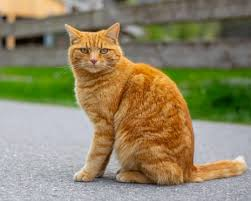
#> input picture labtask06/Images/download.jpeg, 251 x 201 px; the run also reads 4 pictures not shown here
$ jupyter execute Class.ipynb
#> lines starting #> are read from the running program, lines starting #| are printed output that depends on the picture; after the words box and inside, x2 and y2 are one past the last pixel; in counts of white or black regions, pixels touching at a corner belong together
## Intro to OpenCV

## Blur Image

2,3

[cell 1]
import cv2
from matplotlib import pyplot as plt
import numpy as np

[cell 2]
import cv2
import matplotlib.pyplot as plt
from pathlib import Path
image_path = Path('./Images/download.jpeg')
try:
    image = cv2.imread(str(image_path))
#> image is the input picture: shape (201, 251, 3); mean B, G, R 100.8, 132.8, 143.1
    if image is None:
        raise FileNotFoundError
except FileNotFoundError:
    raise FileNotFoundError(f"Image not found at: {image_path}")
dimensions = (1900, 800)
resized_image = cv2.resize(image, dimensions, interpolation=cv2.INTER_AREA)
b, g, r = cv2.split(resized_image)
resized_image_rgb = cv2.merge([r, g, b])
plt.figure(figsize=(10, 5))
plt.imshow(resized_image_rgb)
plt.title("Original Image")
plt.axis("off")
plt.show()

### After Blurring

[cell 3]
Gaussian = cv2.GaussianBlur(resized_image, (15, 15), 0)
Gaussian_rgb = cv2.cvtColor(Gaussian, cv2.COLOR_BGR2RGB)
plt.imshow(Gaussian_rgb)
plt.title('Gaussian Blurred Image')
plt.axis('off')
plt.show()

[cell 4]
import cv2
from pathlib import Path
img_path = Path('./Images/download.jpeg')
import numpy as np
with open(img_path, 'rb') as f:
    img_array = np.asarray(bytearray(f.read()), dtype=np.uint8)
image = cv2.imdecode(img_array, cv2.IMREAD_COLOR)
if image is None:
    raise FileNotFoundError(f"Could not load image at: {img_path}")
cv2.namedWindow('Original', cv2.WINDOW_AUTOSIZE)
cv2.imshow('Original', image)
cv2.waitKey(0)
b, g, r = cv2.split(image)
#> b: shape (201, 251)
#> g: shape (201, 251)
#> r: shape (201, 251)
gray_image = (0.114 * b + 0.587 * g + 0.299 * r).astype('uint8')
cv2.imshow('Grayscale', gray_image)
cv2.waitKey(0)
cv2.destroyAllWindows()

[cell 5]
import cv2
import matplotlib.pyplot as plt
from PIL import Image
import numpy as np
from pathlib import Path
img_path = Path('./Images/download.jpeg')
pil_img = Image.open(img_path)
image_rgb = np.array(pil_img)
scale_up = 3.0
scale_down = 1 / 3.0
height, width = image_rgb.shape[:2]
#> height = 201; width = 251
zoomed_image = np.array(
    pil_img.resize((int(width * scale_up), int(height * scale_up)), Image.BICUBIC)
)
scaled_image = np.array(
    pil_img.resize((int(width * scale_down), int(height * scale_down)), Image.Resampling.LANCZOS)
)
fig, axs = plt.subplots(1, 3, figsize=(10, 4))
axs[0].imshow(image_rgb)
axs[0].set_title(f'Original Image Shape: {image_rgb.shape}')
axs[1].imshow(zoomed_image)
axs[1].set_title(f'Zoomed Image Shape: {zoomed_image.shape}')
axs[2].imshow(scaled_image)
axs[2].set_title(f'Scaled Image Shape: {scaled_image.shape}')
for ax in axs:
    ax.set_xticks([])
    ax.set_yticks([])

plt.tight_layout()
plt.show()

[cell 6]
image = cv2.imread('./Images/download.jpeg')
image_rgb = cv2.cvtColor(image, cv2.COLOR_BGR2RGB)
width, height = image_rgb.shape[1], image_rgb.shape[0]

shearX, shearY = -0.15, 0
transformation_matrix = np.array([[1, shearX, 0], [0, 1, shearY]], dtype=np.float32)
sheared_image = cv2.warpAffine(image_rgb, transformation_matrix, (width, height))

fig, axs = plt.subplots(1, 2, figsize=(7, 4))
axs[0].imshow(image_rgb), axs[0].set_title('Original Image')
axs[1].imshow(sheared_image), axs[1].set_title('Sheared Image')

for ax in axs:
    ax.set_xticks([]), ax.set_yticks([])

plt.tight_layout()
plt.show()

[cell 7]
image = cv2.imread('./Images/download.jpeg')
image_rgb = cv2.cvtColor(image, cv2.COLOR_BGR2RGB)
b, g, r = cv2.split(image_rgb)

b_normalized = cv2.normalize(b.astype('float'), None, 0, 1, cv2.NORM_MINMAX)
g_normalized = cv2.normalize(g.astype('float'), None, 0, 1, cv2.NORM_MINMAX)
r_normalized = cv2.normalize(r.astype('float'), None, 0, 1, cv2.NORM_MINMAX)

normalized_image = cv2.merge((b_normalized, g_normalized, r_normalized))
print(normalized_image[:, :, 0])
#> (printed output is left out)

plt.imshow(normalized_image)
plt.xticks([]),
plt.yticks([]),
plt.title('Normalized Image')
plt.show()

[cell 8]
img = cv2.imread('./Images/download.jpeg')
image_rgb = cv2.cvtColor(img, cv2.COLOR_BGR2RGB)
edges = cv2.Canny(image_rgb, 100, 700)
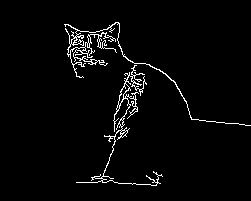
#> edges: shape (201, 251); 3% white in thin lines or dots, all inside (x1, y1, x2, y2) = (64, 22, 251, 186)

fig, axs = plt.subplots(1, 2, figsize=(7, 4))
axs[0].imshow(image_rgb), axs[0].set_title('Original Image')
axs[1].imshow(edges), axs[1].set_title('Image Edges')

for ax in axs:
    ax.set_xticks([]), ax.set_yticks([])

plt.tight_layout()
plt.show()

[cell 9]
image = cv2.imread('./Images/download.jpeg')
image_rgb = cv2.cvtColor(image, cv2.COLOR_BGR2RGB)
blurred = cv2.GaussianBlur(image, (3, 3), 0)
blurred_rgb = cv2.cvtColor(blurred, cv2.COLOR_BGR2RGB)

fig, axs = plt.subplots(1, 2, figsize=(7, 4))
axs[0].imshow(image_rgb), axs[0].set_title('Original Image')
axs[1].imshow(blurred_rgb), axs[1].set_title('Blurred Image')

for ax in axs:
    ax.set_xticks([]), ax.set_yticks([])

plt.tight_layout()
plt.show()

[cell 10]
image = cv2.imread('./Images/download.jpeg')
image_gray = cv2.cvtColor(image, cv2.COLOR_BGR2GRAY)
kernel = np.ones((3, 3), np.uint8)

dilated = cv2.dilate(image_gray, kernel, iterations=2)
eroded = cv2.erode(image_gray, kernel, iterations=2)
opening = cv2.morphologyEx(image_gray, cv2.MORPH_OPEN, kernel)
closing = cv2.morphologyEx(image_gray, cv2.MORPH_CLOSE, kernel)
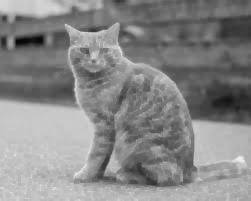
#> closing: shape (201, 251); min 8, max 240, mean 135.7

fig, axs = plt.subplots(2, 2, figsize=(7, 7))
axs[0, 0].imshow(dilated, cmap='Greys'), axs[0, 0].set_title('Dilated Image')
axs[0, 1].imshow(eroded, cmap='Greys'), axs[0, 1].set_title('Eroded Image')
axs[1, 0].imshow(opening, cmap='Greys'), axs[1, 0].set_title('Opening')
axs[1, 1].imshow(closing, cmap='Greys'), axs[1, 1].set_title('Closing')

for ax in axs.flatten():
    ax.set_xticks([]), ax.set_yticks([])

plt.tight_layout()
plt.show()

[cell 11]
img = cv2.imread('./Images/download.jpeg', 0)
#> img: shape (201, 251); min 0, max 240, mean 132.2
c = 255/(np.log(1 + np.max(img)))
#> c = 46.49
log_transformed = c * np.log(1 + img)
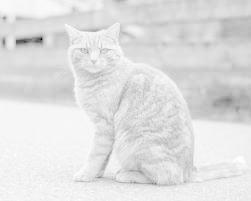
#> log_transformed: shape (201, 251) float16; min 0, max 255, mean 224.5
log_transformed = np.array(log_transformed, dtype = np.uint8)
cv2.imwrite('log_transformed.jpg', log_transformed)
#> Out = True

[cell 12]
img = cv2.imread('./Images/download.jpeg', 0)
for gamma in [0.1, 0.5, 1.2, 2.2]:
    gamma_corrected = np.array(255*(img / 255) ** gamma, dtype = 'uint8')
    cv2.imwrite('./Images/gamma_transformed'+str(gamma)+'.jpg', gamma_corrected)

[cell 13]
def pixelVal(pix, r1, s1, r2, s2):
    if (0 <= pix and pix <= r1):
        return (s1 / r1)*pix
    elif (r1 < pix and pix <= r2):
        return ((s2 - s1)/(r2 - r1)) * (pix - r1) + s1
    else:
        return ((255 - s2)/(255 - r2)) * (pix - r2) + s2
img = cv2.imread('./Images/download.jpeg', 0)
r1 = 70
s1 = 0
r2 = 140
s2 = 255
pixelVal_vec = np.vectorize(pixelVal)
contrast_stretched = pixelVal_vec(img, r1, s1, r2, s2)
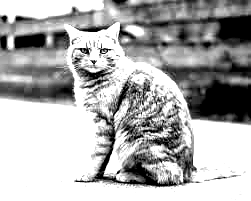
#> contrast_stretched: shape (201, 251) float64; min 0, max 255, mean 172.5
cv2.imwrite('./Images/contrast_stretch.jpg', contrast_stretched)
#> Out = True

[cell 14]
img = cv2.imread('./Images/download.jpeg')
rows, cols, _ = img.shape
#> rows = 201; cols = 251

M_left = np.float32([[1, 0, -50], [0, 1, 0]])
M_right = np.float32([[1, 0, 50], [0, 1, 0]])
M_top = np.float32([[1, 0, 0], [0, 1, 50]])
M_bottom = np.float32([[1, 0, 0], [0, 1, -50]])

img_left = cv2.warpAffine(img, M_left, (cols, rows))
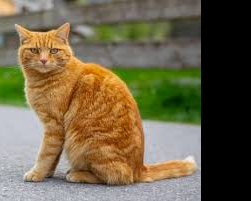
#> img_left: shape (201, 251, 3); mean B, G, R 73.9, 101.2, 112.6
img_right = cv2.warpAffine(img, M_right, (cols, rows))
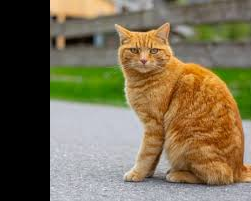
#> img_right: shape (201, 251, 3); mean B, G, R 81.4, 108.3, 120.1
img_top = cv2.warpAffine(img, M_top, (cols, rows))
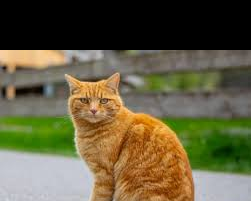
#> img_top: shape (201, 251, 3); mean B, G, R 64.9, 94.4, 101.4
img_bottom = cv2.warpAffine(img, M_bottom, (cols, rows))
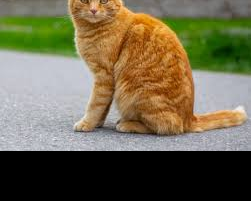
#> img_bottom: shape (201, 251, 3); mean B, G, R 78.3, 104.6, 112.4

plt.subplot(221), plt.imshow(img_left), plt.title('Left')
plt.subplot(222), plt.imshow(img_right), plt.title('Right')
plt.subplot(223), plt.imshow(img_top), plt.title('Top')
plt.subplot(224), plt.imshow(img_bottom), plt.title('Bottom')
plt.show()
#> figure, not shown here; B, G, R data is drawn as R, G, B

[cell 15]
img = cv2.imread('./Images/download.jpeg', 0)
equ = cv2.equalizeHist(img)
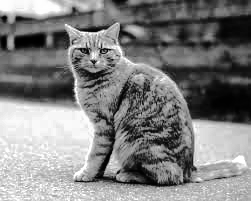
#> equ: shape (201, 251); min 0, max 255, mean 128.5
res = np.hstack((img, equ))
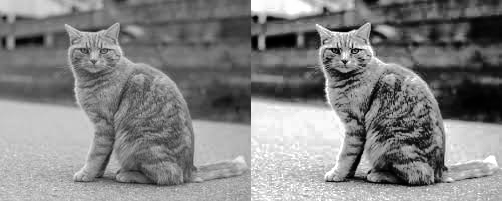
#> res: shape (201, 502); min 0, max 255, mean 130.3

[cell 16]
plt.figure(figsize=(10, 5))
plt.imshow(res, cmap='gray')
plt.title("Original vs Equalized Image")
plt.axis('off')
plt.show()

[cell 17]
src = cv2.imread(r'./Images/geeks14.png')  # Read the image

if src is None:
	raise FileNotFoundError("Image not found at path: ./Images/logo.png")

# Convert to Grayscale
gray_image = cv2.cvtColor(src, cv2.COLOR_BGR2GRAY)

# Display
cv2.imshow("Grayscale Image", gray_image)
cv2.waitKey(0)
cv2.destroyAllWindows()

[cell 18]
hsv_image = cv2.cvtColor(src, cv2.COLOR_BGR2HSV)

cv2.imshow("HSV Image", hsv_image)
cv2.waitKey(0)
cv2.destroyAllWindows()

[cell 19]
rgb_image = cv2.cvtColor(src, cv2.COLOR_BGR2RGB)

# Display with Matplotlib
plt.imshow(rgb_image)
plt.title("RGB Image for Matplotlib")
plt.axis('off')
plt.show()

[cell 20]
img = cv2.imread('./Images/out2-2.png')

# shows the image
plt.imshow(img)
img = cv2.imread('./Images/geeks14.png', 1)

img = cv2.cvtColor(img, cv2.COLOR_BGR2GRAY)

# Shows the image
cv2.imshow('image', img)

cv2.waitKey(0)
cv2.destroyAllWindows()

[cell 21]
damaged_img = cv2.imread(filename=r"./Images/cat_damaged.png")
height, width = damaged_img.shape[0], damaged_img.shape[1]
#> height = 400; width = 400
for i in range(height):
    for j in range(width):
        if damaged_img[i, j].sum() > 0:
            damaged_img[i, j] = 0
        else:
            damaged_img[i, j] = [255, 255, 255]
mask = damaged_img
cv2.imwrite('mask.jpg', mask)
cv2.imshow("damaged image mask", mask)
cv2.waitKey(0)
cv2.destroyAllWindows()

[cell 22]
img = cv2.imread('./Images/cat_damaged.png')
mask = cv2.imread('./Images/cat_damaged.png', 0)
dst = cv2.inpaint(img, mask, 3, cv2.INPAINT_NS)
cv2.imwrite('cat_inpainted.png', dst)
#> Out = True

[cell 23]
import cv2
import numpy as np
from pathlib import Path
img_path1 = Path("./Images/im1-copy.webp")
img_path2 = Path("./Images/im1-copy.webp")
with open(img_path1, 'rb') as f:
    img1_buf = np.asarray(bytearray(f.read()), dtype=np.uint8)
img1_color = cv2.imdecode(img1_buf, cv2.IMREAD_COLOR)

with open(img_path2, 'rb') as f:
    img2_buf = np.asarray(bytearray(f.read()), dtype=np.uint8)
img2_color = cv2.imdecode(img2_buf, cv2.IMREAD_COLOR)
b1, g1, r1 = cv2.split(img1_color)
b2, g2, r2 = cv2.split(img2_color)
img1_gray = cv2.addWeighted(r1, 0.299, cv2.addWeighted(g1, 0.587, b1, 0.114, 0), 1.0, 0)
img2_gray = cv2.addWeighted(r2, 0.299, cv2.addWeighted(g2, 0.587, b2, 0.114, 0), 1.0, 0)

h, w = img2_gray.shape
#> h = 600; w = 800
akaze = cv2.AKAZE_create()

kp1, des1 = akaze.detectAndCompute(img1_gray, None)
#> kp1 = 632 keypoints; strongest (x, y, size): (272, 328, 8.1), (293, 104, 8.1), (265, 195, 8.1), (194, 228, 8.1)
kp2, des2 = akaze.detectAndCompute(img2_gray, None)
#> kp2 has the same summary as kp1
bf = cv2.BFMatcher(cv2.NORM_HAMMING)
matches = bf.knnMatch(des1, des2, k=2)
#> matches = 632 matches
good_matches = []
for m, n in matches:
    if m.distance < 0.8 * n.distance:
        good_matches.append(m)
#> after the loop, good_matches = 632 matches
src_pts = np.float32([kp1[m.queryIdx].pt for m in good_matches]).reshape(-1, 1, 2)
#> src_pts = 632 rows, first 8: [309.2, 123.4], [589.7, 131.7], [299.2, 139.7], [299.8, 141.3], [346.1, 142.1], [69.48, 147.8], [343.7, 154.2], [299.2, 154.9]
dst_pts = np.float32([kp2[m.trainIdx].pt for m in good_matches]).reshape(-1, 1, 2)
#> dst_pts has the same summary as src_pts
H, mask = cv2.findHomography(src_pts, dst_pts, cv2.RANSAC)
#> H = [[1, -4.68e-16, -1.23e-13], [4.41e-16, 1, -5.91e-14], [1.58e-18, -1.53e-18, 1]]; mask = 632 values from 1 to 1
aligned_image = cv2.warpPerspective(img1_color, H, (w, h))
cv2.imwrite('output.jpg', aligned_image)

print("✅ Alignment complete! Output saved as 'output.jpg'.")
